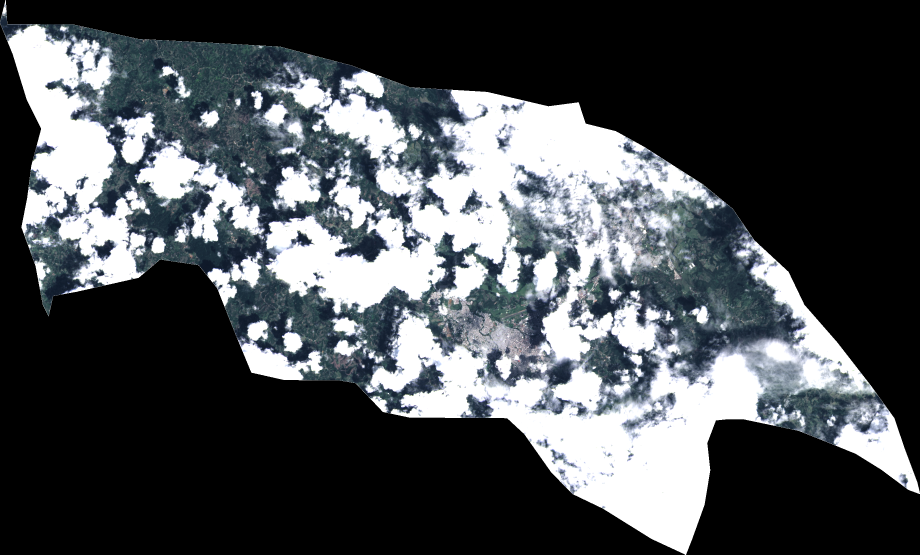
#> input picture Satelital Data/GoogleEarthEngine/Images/Image 2017_12.png, 2760 x 1664 px, given in place of Image 2013_8.png, which was not available (shown at 1/3 size)
$ jupyter execute --allow-errors patch_generator.ipynb   (text cells are left out)
#> lines starting #> are read from the running program, lines starting #| are printed output that depends on the picture
[cell 1]
from PIL import Image
import numpy as np
import os

[cell 2]
# Constants
patch_width = 256
limit_of_mask_cloud_allowed = 30

[cell 3]
image = Image.open('Images/Image 2013_8.png')
#> image is the input picture: PIL image 2760x1664 RGBA; mean R, G, B, A 75.5, 79.3, 82.8, 254.8
width, height = image.size
#> width = 2760; height = 1664
width, height
#> Out = (2760, 1664)

[cell 4]
import matplotlib.pyplot as plt
plt.imshow(image)
plt.show()

[cell 5]
print(f'the original heigth is: {height}')
#| the original heigth is: 1664
print(f'the cropped height is: {int(height/patch_width)*patch_width}')
#| the cropped height is: 1536

[cell 6]
print(f'the original width is: {width}')
#| the original width is: 2760
print(f'the cropped width is: {int(width/patch_width)*patch_width}')
#| the cropped width is: 2560

[cell 7]
def crop_image(image):

    width, height = image.size
#> width = 2760; height = 1664

    new_width = int(width/patch_width)*patch_width
#> new_width = 2560
    new_height = int(height/patch_width)*patch_width
#> new_height = 1536

    left = int((width - new_width)/2)
#> left = 100
    top = int((height - new_height)/2)
#> top = 64
    right = round((width + new_width)/2)
#> right = 2660
    bottom = round((height + new_height)/2)
#> bottom = 1600

    image = image.crop((left, top, right, bottom))
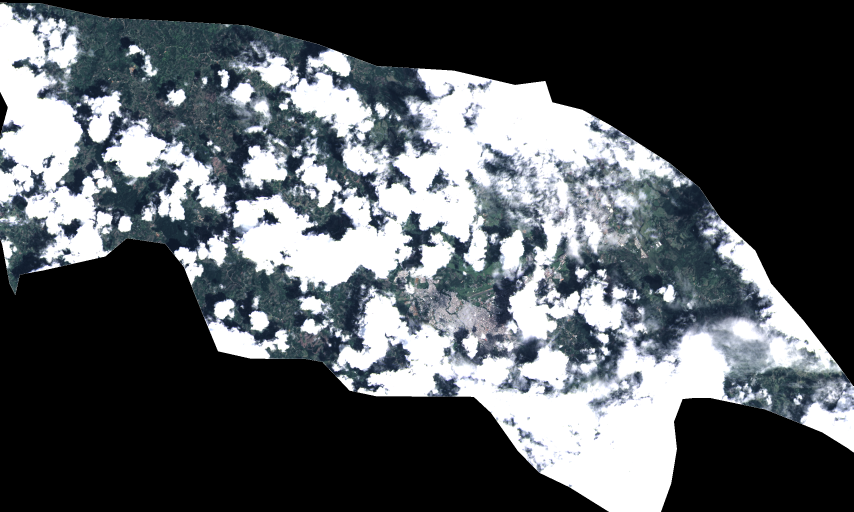
#> image: PIL image 2560x1536 RGBA (shown at 1/3 size); mean R, G, B, A 86.1, 90.5, 94.5, 254.8; transparent parts drawn white
    return image

[cell 8]
image = crop_image(image)
image.size
#> Out = (2560, 1536)


$ run again, on Satelital Data/GoogleEarthEngine/full_image.png
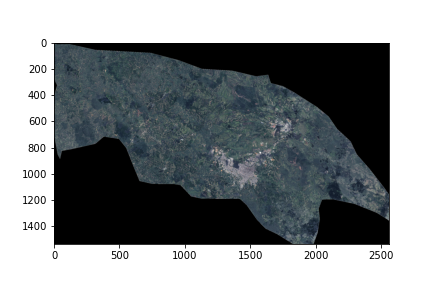
#> input picture Satelital Data/GoogleEarthEngine/full_image.png, 432 x 288 px, given in place of Image 2013_8.png, which was not available
#> image is the input picture: PIL image 432x288 RGBA; mean R, G, B, A 132.2, 136.3, 138.3, 140.4
#| the original heigth is: 288
#| the cropped height is: 256
#| the original width is: 432
#| the cropped width is: 256
#> in crop_image, `image = image.crop((left, top, right, bottom))`:
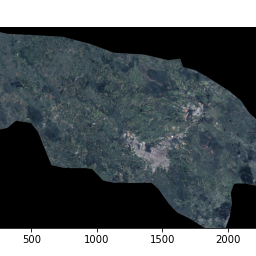
#> image: PIL image 256x256 RGBA; mean R, G, B, A 82.9, 89.6, 92.8, 202; transparent parts drawn white
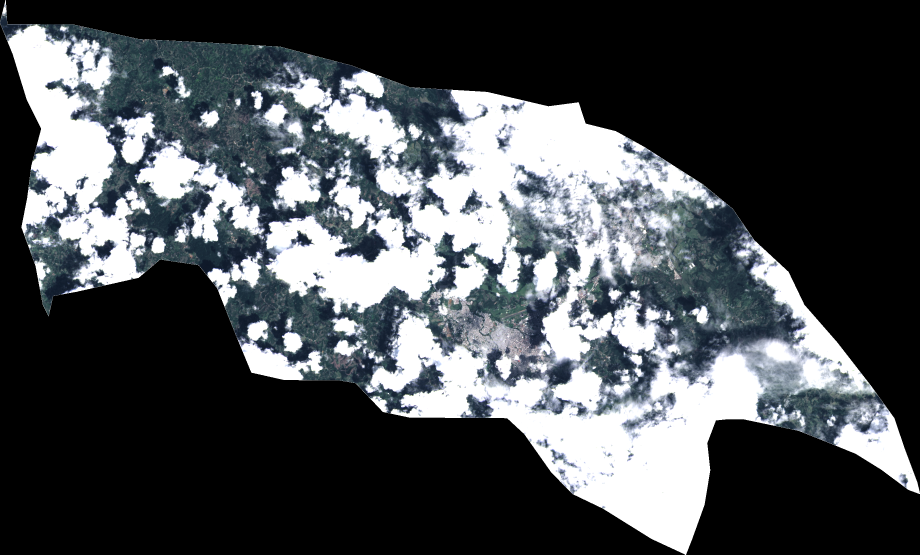
#> input picture Satelital Data/GoogleEarthEngine/Images/Image 2017_12.png, 2760 x 1664 px (shown at 1/3 size)
#> image is the input picture: PIL image 2760x1664 RGBA; mean R, G, B, A 75.5, 79.3, 82.8, 254.8
#> image: PIL image 2560x1536 RGBA
